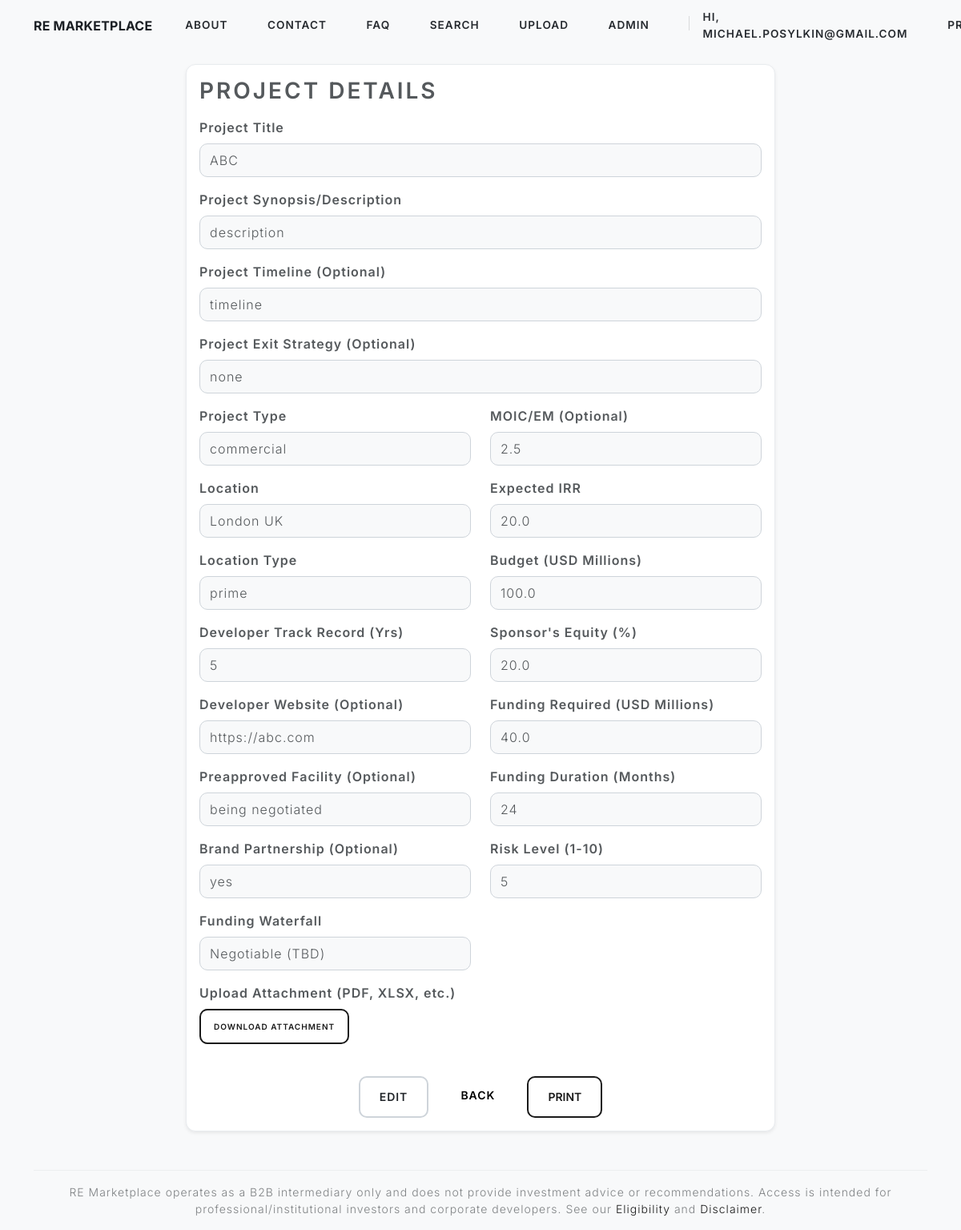
Before: /projects/1 (signed in) with the older database file.
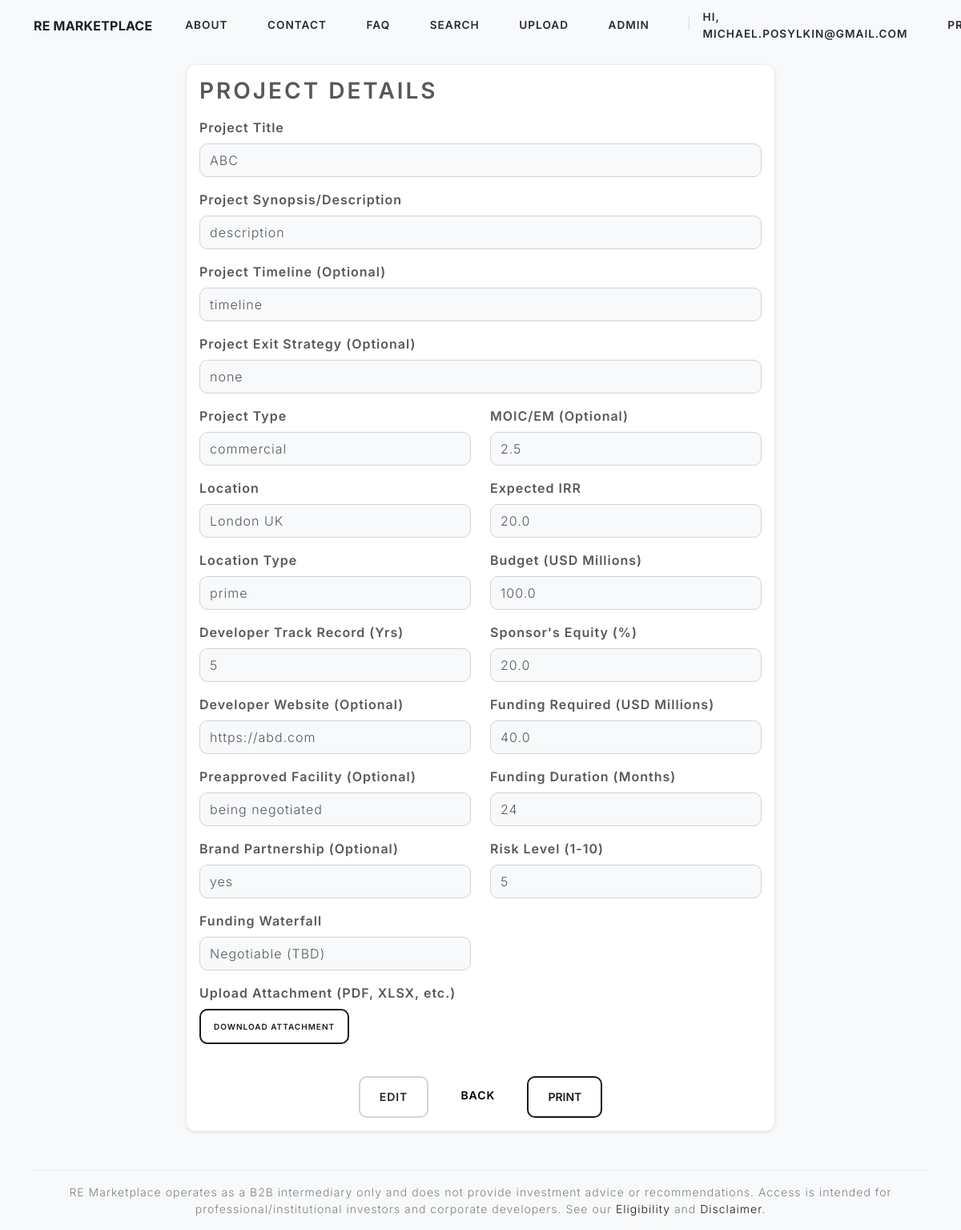
After: the same page with the newer database file.
### models.py (models this page shows, shortened)
class Project(db.Model):
    id = db.Column(db.Integer, primary_key=True)
    title = db.Column(db.String(200), nullable=False)
    description = db.Column(db.Text, nullable=False)
    project_type = db.Column(db.String(50), default='commercial')  # e.g., 'residential', 'commercial'
    budget = db.Column(db.Float, nullable=False)
    funding = db.Column(db.Float, nullable=False)
    duration = db.Column(db.Integer, nullable=True)
    irr = db.Column(db.Float, nullable=False)
    location = db.Column(db.String(100), nullable=False)
    risk_level = db.Column(db.Integer, default=5)  # 1-10 scale
    secured = db.Column(db.String(50), default='mezz')
    attachment_path = db.Column(db.String(300))
    timeline = db.Column(db.String(200), nullable=True)
    exit_strategy = db.Column(db.String(200), nullable=True)
    developer_tr = db.Column(db.String(200), nullable=True)
    website = db.Column(db.String(200), nullable=True)
    preapproved_facility = db.Column(db.String(100), nullable=True)
    brand_partnership = db.Column(db.String(100), nullable=True)
    MOIC_EM = db.Column(db.Float, nullable=True)
    sponsor_equity = db.Column(db.Float, nullable=False)
    location_type = db.Column(db.String(50), default='prime') # e.g., 'prime', 'non-prime'
    user_id = db.Column(db.Integer, db.ForeignKey('user.id'), nullable=False)  # New: Links to user

### app.py (the view)
@app.route("/projects/<int:project_id>")
@login_required
def project_detail(project_id):
    project = Project.query.get_or_404(project_id)
    form = ProjectForm(obj=project)  # prefill with existing values
    return render_template("upload.html", form=form, project=project, view_mode=True)

### app.py (called while the page is built)
@login_manager.user_loader
def load_user(user_id):
    return User.query.get(int(user_id))

### templates/upload.html (shortened to what the changed rows need)
{% extends "base.html" %}
{% block content %}
<div class="row justify-content-center">
  <div class="col-md-8">
    <div class="card shadow-sm">
      <div class="card-body">
        <h2 class="card-title mb-3">
          {% if view_mode %}Project Details{% elif edit_mode %}Edit Project{% else %}Upload Project Synopsis{% endif %}
        </h2>
        <div class="mb-3">
          {{ form.title.label(class="form-label") }}
          {% if view_mode %}
            <div class="form-control-plaintext">{{ project.title }}</div>
          {% else %}
            {{ form.title(class="form-control") }}
          {% endif %}
        </div>
        <div class="mb-3">
          {{ form.description.label(class="form-label") }}
          {% if view_mode %}
            <div class="form-control-plaintext">{{ project.description }}</div>
          {% else %}
            {{ form.description(class="form-control", rows=4) }}
          {% endif %}
        </div>
        <div class="mb-3">
          {{ form.timeline.label(class="form-label") }}
          {% if view_mode %}
            <div class="form-control-plaintext">{{ project.timeline or '—' }}</div>
          {% else %}
            {{ form.timeline(class="form-control", rows=2) }}
          {% endif %}
        </div>
        <div class="mb-3">
          {{ form.exit_strategy.label(class="form-label") }}
          {% if view_mode %}
            <div class="form-control-plaintext">{{ project.exit_strategy or '—' }}</div>
          {% else %}
            {{ form.exit_strategy(class="form-control", rows=2) }}
          {% endif %}
        </div>
        <div class="row">
          <div class="col-md-6">
            <div class="mb-3">
              {{ form.project_type.label(class="form-label") }}
              {% if view_mode %}
                <div class="form-control-plaintext">{{ project.project_type }}</div>
              {% else %}
                {{ form.project_type(class="form-select") }}
              {% endif %}
            </div>
            <div class="mb-3">
              {{ form.location.label(class="form-label") }}
              {% if view_mode %}
                <div class="form-control-plaintext">{{ project.location }}</div>
              {% else %}
                {{ form.location(class="form-control") }}
              {% endif %}
            </div>
            <div class="mb-3">
              {{ form.location_type.label(class="form-label") }}
              {% if view_mode %}
                <div class="form-control-plaintext">{{ project.location_type }}</div>
              {% else %}
                {{ form.location_type(class="form-control") }}
              {% endif %}
            </div>
            <div class="mb-3">
              {{ form.developer_tr.label(class="form-label") }}
              {% if view_mode %}
                <div class="form-control-plaintext">{{ project.developer_tr or '—' }}</div>
              {% else %}
                {{ form.developer_tr(class="form-control") }}
              {% endif %}
            </div>
            <div class="mb-3">
              {{ form.website.label(class="form-label") }}
              {% if view_mode %}
                <div class="form-control-plaintext">{{ project.website or '—' }}</div>
              {% else %}
                {{ form.website(class="form-control") }}
              {% endif %}
            </div>
            <div class="mb-3">
              {{ form.preapproved_facility.label(class="form-label") }}
              {% if view_mode %}
                <div class="form-control-plaintext">{{ project.preapproved_facility or '—' }}</div>
              {% else %}
                {{ form.preapproved_facility(class="form-control") }}
              {% endif %}
            </div>
            <div class="mb-3">
              {{ form.brand_partnership.label(class="form-label") }}
              {% if view_mode %}
                <div class="form-control-plaintext">{{ project.brand_partnership or '—' }}</div>
              {% else %}
                {{ form.brand_partnership(class="form-control") }}
              {% endif %}
            </div>
            <div class="mb-3">
              {{ form.secured.label(class="form-label") }}
              {% if view_mode %}
                <div class="form-control-plaintext">{{ project.secured }}</div>
              {% else %}
                {{ form.secured(class="form-select") }}
              {% endif %}
            </div>
          </div>
          <div class="col-md-6">
            <div class="mb-3">
              {{ form.MOIC_EM.label(class="form-label") }}
              {% if view_mode %}
                <div class="form-control-plaintext">{{ project.MOIC_EM if project.MOIC_EM is not none else '—' }}</div>
              {% else %}
                {{ form.MOIC_EM(class="form-control") }}
              {% endif %}
            </div>
            <div class="mb-3">
              {{ form.irr.label(class="form-label") }}
              {% if view_mode %}
                <div class="form-control-plaintext">{{ project.irr if project.irr is not none else '—' }}</div>
              {% else %}
                {{ form.irr(class="form-control") }}
              {% endif %}
            </div>
            <div class="mb-3">
              {{ form.budget.label(class="form-label") }}
              {% if view_mode %}
                <div class="form-control-plaintext">{{ project.budget if project.budget is not none else '—' }}</div>
              {% else %}
                {{ form.budget(class="form-control") }}
              {% endif %}
            </div>
            <div class="mb-3">
              {{ form.sponsor_equity.label(class="form-label") }}
              {% if view_mode %}
                <div class="form-control-plaintext">{{ project.sponsor_equity if project.sponsor_equity is not none else '—' }}</div>
              {% else %}
                {{ form.sponsor_equity(class="form-control") }}
              {% endif %}
            </div>
            <div class="mb-3">
              {{ form.funding.label(class="form-label") }}
              {% if view_mode %}
                <div class="form-control-plaintext">{{ project.funding if project.funding is not none else '—' }}</div>
              {% else %}
                {{ form.funding(class="form-control") }}
              {% endif %}
            </div>
            <div class="mb-3">
              {{ form.duration.label(class="form-label") }}
              {% if view_mode %}
                <div class="form-control-plaintext">{{ project.duration if project.duration is not none else '—' }}</div>
              {% else %}
                {{ form.duration(class="form-control") }}
              {% endif %}
            </div>
            <div class="mb-3">
              {{ form.risk_level.label(class="form-label") }}
              {% if view_mode %}
                <div class="form-control-plaintext">{{ project.risk_level if project.risk_level is not none else '—' }}</div>
              {% else %}
                {{ form.risk_level(class="form-control") }}
              {% endif %}
            </div>
          </div>
        </div>
      </div>
    </div>
  </div>
</div>
{% endblock %}

Changed rows visible on the page:
changed Project "ABC": website "https://abc.com" → "https://abd.com"
